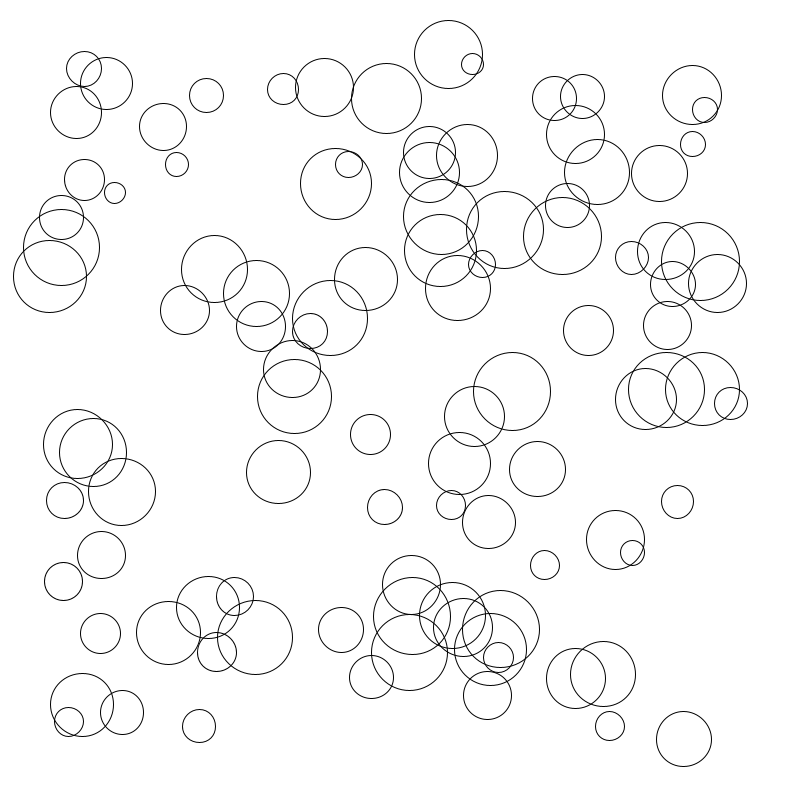
Frame 1 (no input)
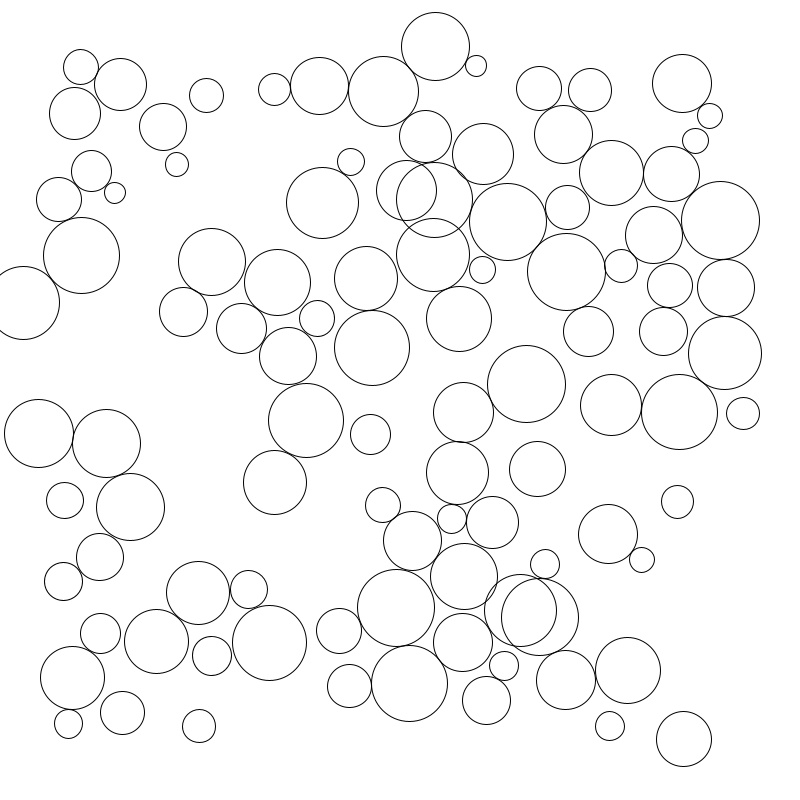
Frame 60 (the mouse pressed at the canvas centre just before this capture)
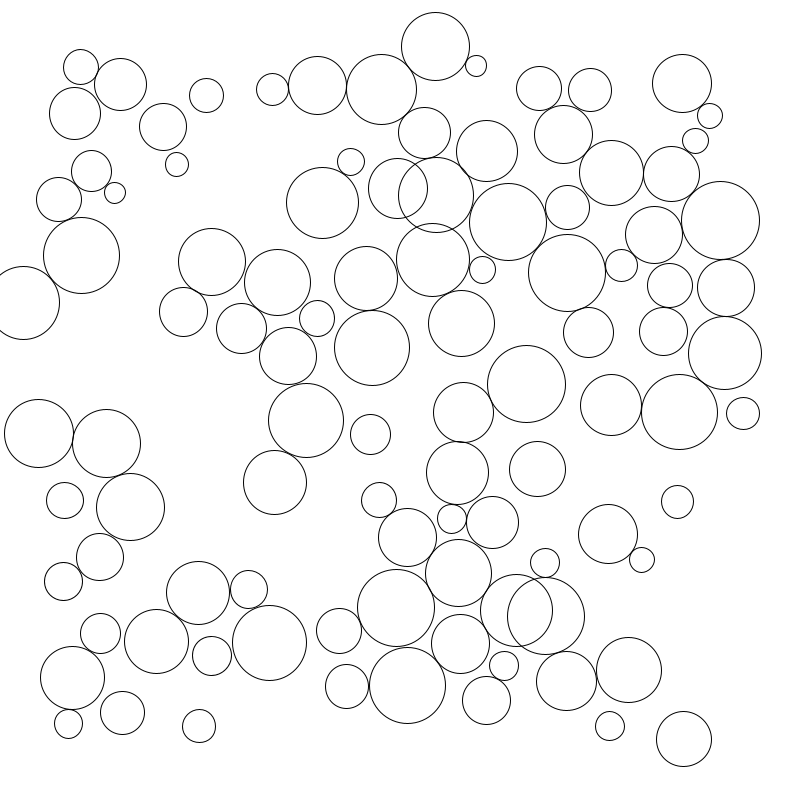
Frame 120 (the mouse held since frame 60 and released just before this capture)

The Processing sketch that drew these frames (run headless with seeded random() and noise(); from frame 60 on, the mouse is pressed at the canvas centre):

// Processing sketch: bit2atom_200206b_balls_separation_test
// ── bit2atom_200206b_balls_separation_test.pde
Ball[] balls;
int totalNum = 100;

void setup() {
  size(800, 800);
  initiateData();
}

void initiateData() {
  balls = new Ball[totalNum];
  for (int i = 0; i < balls.length; i ++) {
    PVector p = new PVector(random(50, width-50), random(50, height-50));
    balls[i] = new Ball(p);
  }
}

void draw() {
  background(255);
  for (int i = 0; i < balls.length; i ++) {
    balls[i].update();
    balls[i].drawBall();
  }
  println(frameRate);
}

void keyPressed() {
  if (key == 'r') {
    initiateData();
  }
}

// ── Ball.pde
class  Ball {
  PVector position;
  PVector speed;
  PVector acc;

  float maxSpeed = 5;
  float diamater = random(20, 80);

  Ball(PVector pos) {
    position = pos;
    speed = new PVector(0, 0);
    acc = new PVector(0, 0);
  }
  
  void applyForce(PVector force){
    acc.add(force);
  }

  void update() {
    //process approach 1:
    //applyForce(collision()); //very slow    
    
    //process approach 2:
    //acc.add(collision()); //very slow    
    
    //process approach 3:
    collisionProcess(); //very qucik    
    
    speed.add(acc);
    speed.limit(maxSpeed);
    position.add(speed);
    acc = new PVector(0, 0);
    speed = new PVector(0, 0);
  }
  
  //process approach 3:
  void collisionProcess() {    
    PVector steer = new PVector();
    for (Ball b : balls) {
      float sq_d = sq(position.x - b.position.x) + sq(position.y - b.position.y);
      if (sq_d > 0 && sq_d < sq((diamater + b.diamater)/2)) {
        PVector dif = PVector.sub(position, b.position);
        dif.normalize().div(sqrt(sq_d));
        steer.add(dif);
      }
      acc.add(steer); //process acc by the end of each loop
    }
  }
  
  //process approach 1 and 2:
  PVector collision(){
    PVector steer = new PVector();
    for(Ball b : balls){
      float sq_d = sq(position.x - b.position.x) + sq(position.y - b.position.y);
      if(sq_d > 0 && sq_d < sq(diamater + b.diamater)/2){
        PVector dif = PVector.sub(position, b.position);
        dif.normalize().div(sqrt(sq_d));
        steer.add(dif);
      }
    }
    return steer;
  }

  void drawBall() {
    noFill();
    stroke(0);
    strokeWeight(1);
    ellipse(position.x, position.y, diamater, diamater);
  }
}
